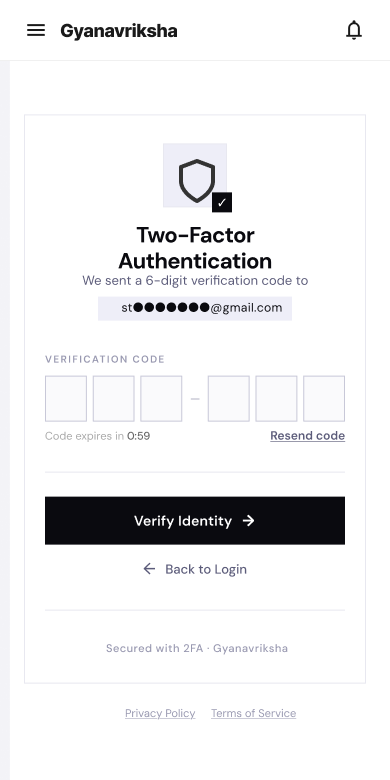
#> input picture Mobile_app_images/2FA Mobile.png, 390 x 780 px
$ python -i image_processor.py   (imports and definitions only)
#> lines starting #> are read from the running program, lines starting #| are printed output that depends on the picture; after the words box and inside, x2 and y2 are one past the last pixel; in counts of white or black regions, pixels touching at a corner belong together
#> further down, picture is the input picture: shape (780, 390, 3); mean B, G, R 239.2, 238.2, 238.2
# image_processor.py

import logging
from dataclasses import dataclass, field
from enum import Enum, auto
from typing import Optional

import cv2
import numpy as np

logger = logging.getLogger(__name__)


class PreprocessingStage(Enum):
    NOISE_REMOVAL      = auto()
    DESKEW             = auto()
    CONTRAST_ENHANCE   = auto()


@dataclass
class ProcessedImage:
    """Carries the result of a full preprocessing pipeline run."""
    image_bytes: bytes
    original_shape: tuple[int, int, int]
    skew_angle_deg: float
    stages_applied: list[PreprocessingStage] = field(default_factory=list)

    @property
    def was_deskewed(self) -> bool:
        return PreprocessingStage.DESKEW in self.stages_applied


class ImageProcessor:
    """
    Applies the three-stage preprocessing pipeline required by E1-01:
        1. Noise removal     — bilateral filter preserving edges
        2. Deskewing         — Hough-line skew correction
        3. Contrast enhance  — CLAHE on the luminance channel

    Preprocessing is intentionally kept stateless: every public method
    accepts and returns plain NumPy arrays so stages can be composed or
    tested individually without side effects.
    """

    # ------------------------------------------------------------------ #
    # Noise removal defaults
    # ------------------------------------------------------------------ #
    _BILATERAL_D: int           = 9
    _BILATERAL_SIGMA_COLOR: int = 75
    _BILATERAL_SIGMA_SPACE: int = 75

    # ------------------------------------------------------------------ #
    # Deskew defaults
    # ------------------------------------------------------------------ #
    _SKEW_THRESHOLD_DEG: float  = 0.5   # angles below this are not corrected
    _HOUGH_THRESHOLD: int       = 100
    _HOUGH_MIN_LINE_LEN: int    = 100
    _HOUGH_MAX_LINE_GAP: int    = 10

    # ------------------------------------------------------------------ #
    # CLAHE defaults
    # ------------------------------------------------------------------ #
    _CLAHE_CLIP_LIMIT: float    = 2.0
    _CLAHE_TILE_GRID: tuple[int, int] = (8, 8)

    def __init__(
        self,
        skew_threshold_deg: float = _SKEW_THRESHOLD_DEG,
        clahe_clip_limit: float   = _CLAHE_CLIP_LIMIT,
        clahe_tile_grid: tuple[int, int] = _CLAHE_TILE_GRID,
    ) -> None:
        self._skew_threshold_deg = skew_threshold_deg
        self._clahe = cv2.createCLAHE(
            clipLimit=clahe_clip_limit,
            tileGridSize=clahe_tile_grid,
        )

    # ------------------------------------------------------------------ #
    # Public pipeline entry-point
    # ------------------------------------------------------------------ #

    # [55 lines left out: functions preprocess, remove_noise, not called in this run]

    # ------------------------------------------------------------------ #
    # Stage 2 — deskewing
    # ------------------------------------------------------------------ #

    def deskew(self, image: np.ndarray) -> tuple[np.ndarray, float]:
        """
        Detect and correct document skew using probabilistic Hough lines.

        Returns:
            Tuple of (corrected image, detected skew angle in degrees).
            If the detected angle is within ``_skew_threshold_deg`` of zero,
            the original image is returned unchanged.
        """
        angle = self._detect_skew(image)
        if abs(angle) < self._skew_threshold_deg:
            logger.debug("Skew angle %.2f° below threshold — skipping rotation.", angle)
            return image, angle

        corrected = self._rotate(image, angle)
        return corrected, angle

    def _detect_skew(self, image: np.ndarray) -> float:
        gray  = cv2.cvtColor(image, cv2.COLOR_BGR2GRAY) if image.ndim == 3 else image
        edges = cv2.Canny(gray, 50, 150, apertureSize=3)
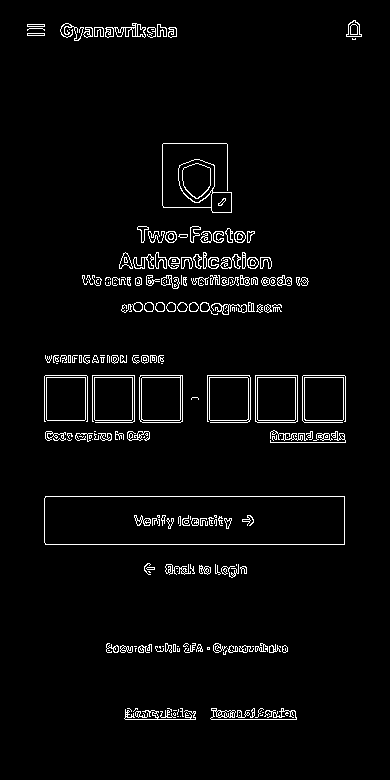
#> edges: shape (780, 390); 3.3% white in thin lines or dots, all inside (x1, y1, x2, y2) = (27, 20, 362, 720)
        lines = cv2.HoughLinesP(
            edges,
            rho=1,
            theta=np.pi / 180,
            threshold=self._HOUGH_THRESHOLD,
            minLineLength=self._HOUGH_MIN_LINE_LEN,
            maxLineGap=self._HOUGH_MAX_LINE_GAP,
        )
#> lines = [[45, 496, 344, 496], [45, 544, 344, 544], [207, 377, 345, 377], [45, 375, 182, 375], [207, 420, 345, 420], [210, 422, 342, 422], [45, 433, 149, 433], [199, 277, 305, 277]]
        if lines is None:
            return 0.0

        angles = [
            np.degrees(np.arctan2(y2 - y1, x2 - x1))
            for x1, y1, x2, y2 in lines[:, 0]
        ]
#> angles = [0, 0, 0, 0, 0, 0, 0, 0]
        # Discard near-vertical lines (likely borders, not text baselines)
        angles = [a for a in angles if abs(a) < 45]
        return float(np.median(angles)) if angles else 0.0

    # [81 lines left out: functions _rotate, enhance_contrast, _decode, _encode, preprocess, not called in this run]

>>> import cv2
>>> picture = cv2.imread('../../../Mobile_app_images/2FA Mobile.png')
>>> result = ImageProcessor().deskew(picture)
#> in deskew, `angle = self._detect_skew(image)`: angle = 0

$ run again, on Mobile_app_images/Contact us.png
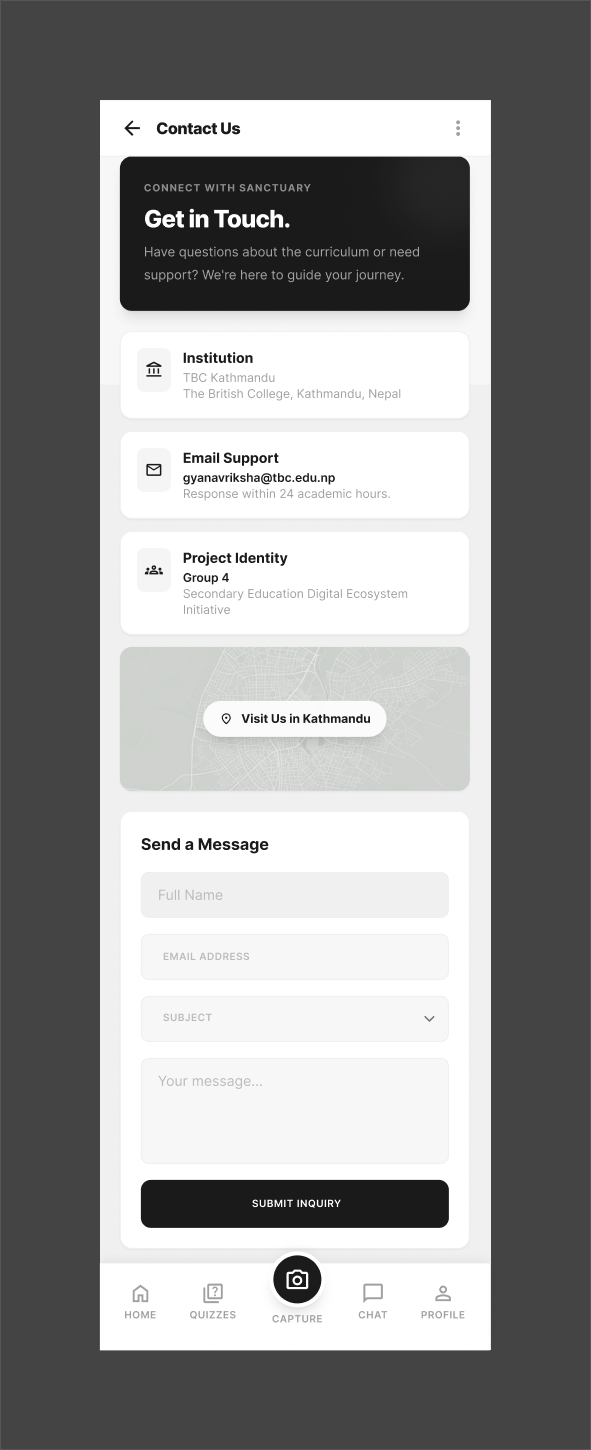
#> input picture Mobile_app_images/Contact us.png, 591 x 1450 px
#> picture is the input picture: shape (1450, 591, 3); mean B, G, R 150.5, 150.7, 150.5
#> in _detect_skew, `edges = cv2.Canny(gray, 50, 150, apertureSize=3)`:
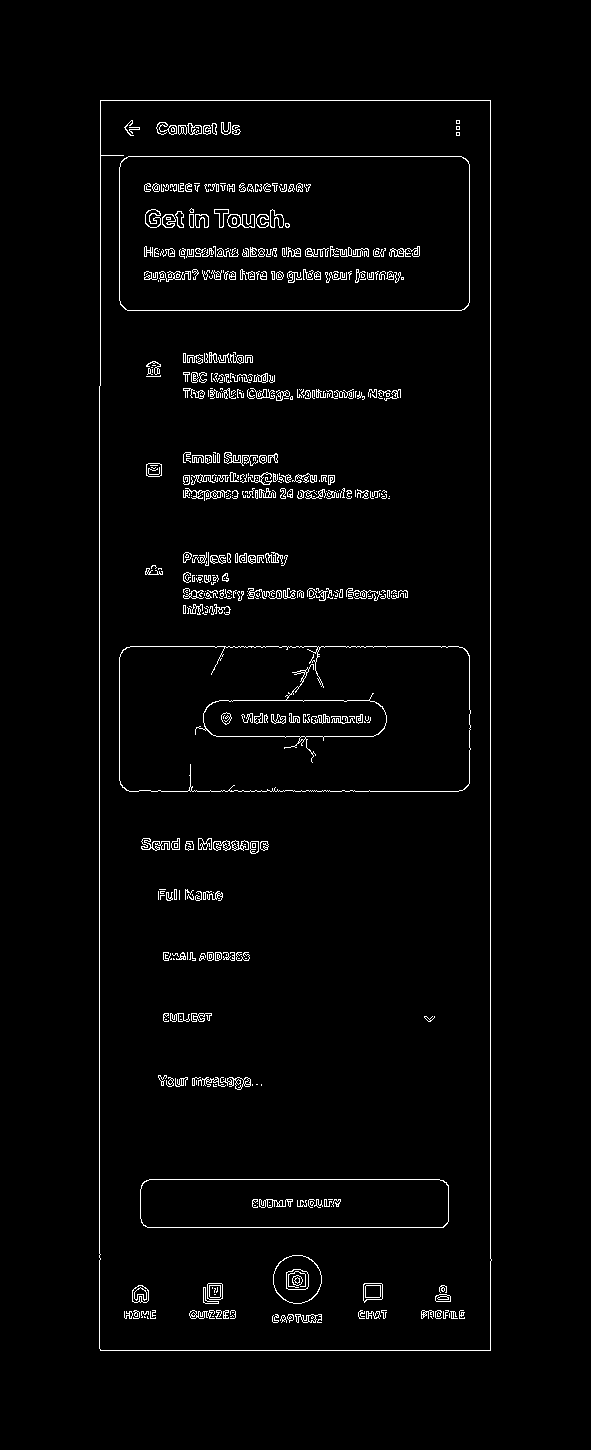
#> edges: shape (1450, 591); 2.4% white in thin lines or dots, all inside (x1, y1, x2, y2) = (99, 100, 492, 1351)
#> lines = 27 rows, first 6: [490, 1350, 490, 100], [99, 1348, 99, 386], [100, 1350, 489, 1350], [100, 100, 489, 100], [128, 156, 461, 156], [127, 310, 461, 310]
#> in _detect_skew, `angles = [ np.degrees(np.arctan2(y2 - y1, x2 - x1)) for x1, y1, x2, y2..`: angles = 27 values, max 0 at index 2, min -90 at index 0, mean -16.67
#> in _detect_skew, `angles = [a for a in angles if abs(a) < 45]`: angles = [0, 0, 0, 0, 0, 0, 0, 0, 0, 0, 0, 0, 0, 0, 0, 0, 0, 0, 0, 0, 0, 0]
#> angle = 0
